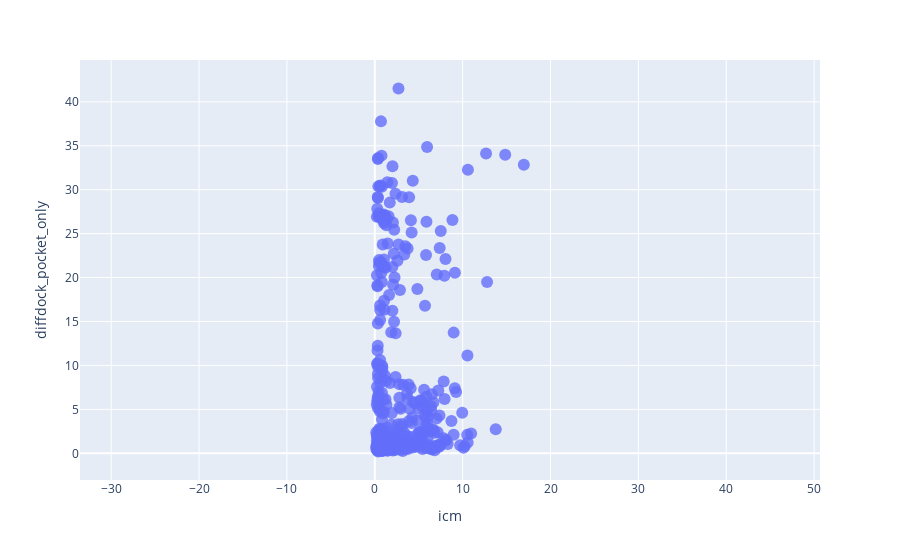

Notebook code for this chart:
### Code cell
fig = px.scatter(
    pivot_df,
    x="icm",
    y="diffdock_pocket_only",
    hover_name=pivot_df.index
)
fig.update_traces(marker=dict(size=12, opacity=0.8))

# Make both axes use the same scale:
fig.update_yaxes(scaleanchor="x", scaleratio=1)

fig.show()

### Figure 1 — Plotly figure (JSON) as saved in the notebook; plotly's stock layout.template omitted (floating-point values rounded to 4 significant figures; data arrays with more than 128 entries replaced by an {"elided": "..."} marker saying what was removed)
{"data": [{"hovertemplate": "<b>%{hovertext}</b><br><br>icm=%{x}<br>diffdock_pocket_only=%{y}<extra></extra>", "hovertext": {"elided": "473 str values"}, "legendgroup": "", "marker": {"color": "#636efa", "opacity": 0.8, "size": 12, "symbol": "circle"}, "mode": "markers", "name": "", "orientation": "v", "showlegend": false, "type": "scatter", "x": {"elided": "473 float values"}, "xaxis": "x", "y": {"elided": "473 float values"}, "yaxis": "y"}], "layout": {"legend": {"tracegroupgap": 0}, "margin": {"t": 60}, "xaxis": {"anchor": "y", "domain": [0, 1], "title": {"text": "icm"}}, "yaxis": {"anchor": "x", "domain": [0, 1], "scaleanchor": "x", "scaleratio": 1, "title": {"text": "diffdock_pocket_only"}}}}
